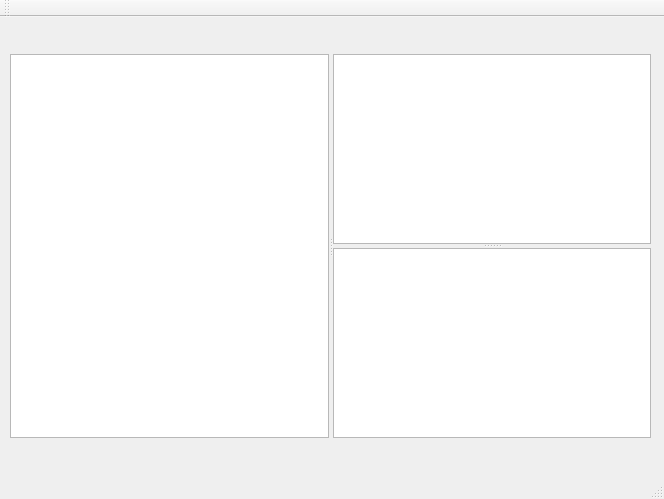
<?xml version="1.0" encoding="UTF-8"?>
<ui version="4.0">
 <class>MainWindow</class>
 <widget class="QMainWindow" name="MainWindow">
  <property name="geometry">
   <rect>
    <x>0</x>
    <y>0</y>
    <width>664</width>
    <height>499</height>
   </rect>
  </property>
  <property name="windowTitle">
   <string>MainWindow</string>
  </property>
  <widget class="QWidget" name="centralWidget">
   <widget class="QSplitter" name="splitter_2">
    <property name="geometry">
     <rect>
      <x>10</x>
      <y>37</y>
      <width>641</width>
      <height>384</height>
     </rect>
    </property>
    <property name="orientation">
     <enum>Qt::Horizontal</enum>
    </property>
    <widget class="QTreeView" name="treeView"/>
    <widget class="QSplitter" name="splitter">
     <property name="orientation">
      <enum>Qt::Vertical</enum>
     </property>
     <widget class="QTreeView" name="treeView_3"/>
     <widget class="QTreeView" name="treeView_2"/>
    </widget>
   </widget>
  </widget>
  <widget class="QMenuBar" name="menuBar">
   <property name="geometry">
    <rect>
     <x>0</x>
     <y>0</y>
     <width>664</width>
     <height>20</height>
    </rect>
   </property>
  </widget>
  <widget class="QToolBar" name="mainToolBar">
   <attribute name="toolBarArea">
    <enum>TopToolBarArea</enum>
   </attribute>
   <attribute name="toolBarBreak">
    <bool>false</bool>
   </attribute>
  </widget>
  <widget class="QStatusBar" name="statusBar"/>
 </widget>
 <layoutdefault spacing="6" margin="11"/>
 <resources/>
 <connections/>
</ui>
